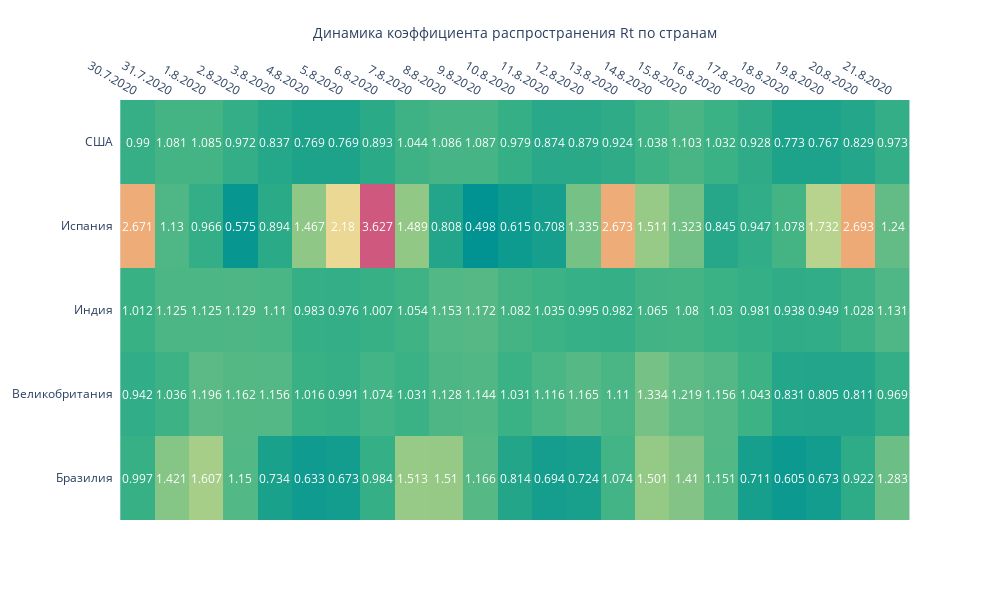

Write notebook code for a chart like this one.
### Code cell
fig = ff.create_annotated_heatmap(d, x=x2, y=y, annotation_text=d,
                                  colorscale='Temps')

fig.update_layout(
                  
                  
                  width = 990, height = 600,    
    
                  xaxis_title='Динамика коэффициента распространения Rt по странам',
               #   yaxis_title = 'Регион '
)

fig.show()

### Figure 1 — Plotly figure (JSON) as saved in the notebook; plotly's stock layout.template omitted (floating-point values rounded to 4 significant figures)
{"data": [{"colorscale": [[0, "rgb(0, 147, 146)"], [0.1667, "rgb(57, 177, 133)"], [0.3333, "rgb(156, 203, 134)"], [0.5, "rgb(233, 226, 156)"], [0.6667, "rgb(238, 180, 121)"], [0.8333, "rgb(232, 132, 113)"], [1, "rgb(207, 89, 126)"]], "reversescale": false, "showscale": false, "type": "heatmap", "x": ["30.7.2020", "31.7.2020", "1.8.2020", "2.8.2020", "3.8.2020", "4.8.2020", "5.8.2020", "6.8.2020", "7.8.2020", "8.8.2020", "9.8.2020", "10.8.2020", "11.8.2020", "12.8.2020", "13.8.2020", "14.8.2020", "15.8.2020", "16.8.2020", "17.8.2020", "18.8.2020", "19.8.2020", "20.8.2020", "21.8.2020"], "y": ["Бразилия", "Великобритания", "Индия", "Испания", "США"], "z": [[0.997, 1.421, 1.607, 1.15, 0.734, 0.633, 0.673, 0.984, 1.513, 1.51, 1.166, 0.814, 0.694, 0.724, 1.074, 1.501, 1.41, 1.151, 0.711, 0.605, 0.673, 0.922, 1.283], [0.942, 1.036, 1.196, 1.162, 1.156, 1.016, 0.991, 1.074, 1.031, 1.128, 1.144, 1.031, 1.116, 1.165, 1.11, 1.334, 1.219, 1.156, 1.043, 0.831, 0.805, 0.811, 0.969], [1.012, 1.125, 1.125, 1.129, 1.11, 0.983, 0.976, 1.007, 1.054, 1.153, 1.172, 1.082, 1.035, 0.995, 0.982, 1.065, 1.08, 1.03, 0.981, 0.938, 0.949, 1.028, 1.131], [2.671, 1.13, 0.966, 0.575, 0.894, 1.467, 2.18, 3.627, 1.489, 0.808, 0.498, 0.615, 0.708, 1.335, 2.673, 1.511, 1.323, 0.845, 0.947, 1.078, 1.732, 2.693, 1.24], [0.99, 1.081, 1.085, 0.972, 0.837, 0.769, 0.769, 0.893, 1.044, 1.086, 1.087, 0.979, 0.874, 0.879, 0.924, 1.038, 1.103, 1.032, 0.928, 0.773, 0.767, 0.829, 0.973]]}], "layout": {"annotations": [{"font": {"color": "#FFFFFF"}, "showarrow": false, "text": "0.997", "x": "30.7.2020", "xref": "x", "y": "Бразилия", "yref": "y"}, {"font": {"color": "#FFFFFF"}, "showarrow": false, "text": "1.421", "x": "31.7.2020", "xref": "x", "y": "Бразилия", "yref": "y"}, {"font": {"color": "#FFFFFF"}, "showarrow": false, "text": "1.607", "x": "1.8.2020", "xref": "x", "y": "Бразилия", "yref": "y"}, {"font": {"color": "#FFFFFF"}, "showarrow": false, "text": "1.15", "x": "2.8.2020", "xref": "x", "y": "Бразилия", "yref": "y"}, {"font": {"color": "#FFFFFF"}, "showarrow": false, "text": "0.734", "x": "3.8.2020", "xref": "x", "y": "Бразилия", "yref": "y"}, {"font": {"color": "#FFFFFF"}, "showarrow": false, "text": "0.633", "x": "4.8.2020", "xref": "x", "y": "Бразилия", "yref": "y"}, {"font": {"color": "#FFFFFF"}, "showarrow": false, "text": "0.673", "x": "5.8.2020", "xref": "x", "y": "Бразилия", "yref": "y"}, {"font": {"color": "#FFFFFF"}, "showarrow": false, "text": "0.984", "x": "6.8.2020", "xref": "x", "y": "Бразилия", "yref": "y"}, {"font": {"color": "#FFFFFF"}, "showarrow": false, "text": "1.513", "x": "7.8.2020", "xref": "x", "y": "Бразилия", "yref": "y"}, {"font": {"color": "#FFFFFF"}, "showarrow": false, "text": "1.51", "x": "8.8.2020", "xref": "x", "y": "Бразилия", "yref": "y"}, {"font": {"color": "#FFFFFF"}, "showarrow": false, "text": "1.166", "x": "9.8.2020", "xref": "x", "y": "Бразилия", "yref": "y"}, {"font": {"color": "#FFFFFF"}, "showarrow": false, "text": "0.814", "x": "10.8.2020", "xref": "x", "y": "Бразилия", "yref": "y"}, {"font": {"color": "#FFFFFF"}, "showarrow": false, "text": "0.694", "x": "11.8.2020", "xref": "x", "y": "Бразилия", "yref": "y"}, {"font": {"color": "#FFFFFF"}, "showarrow": false, "text": "0.724", "x": "12.8.2020", "xref": "x", "y": "Бразилия", "yref": "y"}, {"font": {"color": "#FFFFFF"}, "showarrow": false, "text": "1.074", "x": "13.8.2020", "xref": "x", "y": "Бразилия", "yref": "y"}, {"font": {"color": "#FFFFFF"}, "showarrow": false, "text": "1.501", "x": "14.8.2020", "xref": "x", "y": "Бразилия", "yref": "y"}, {"font": {"color": "#FFFFFF"}, "showarrow": false, "text": "1.41", "x": "15.8.2020", "xref": "x", "y": "Бразилия", "yref": "y"}, {"font": {"color": "#FFFFFF"}, "showarrow": false, "text": "1.151", "x": "16.8.2020", "xref": "x", "y": "Бразилия", "yref": "y"}, {"font": {"color": "#FFFFFF"}, "showarrow": false, "text": "0.711", "x": "17.8.2020", "xref": "x", "y": "Бразилия", "yref": "y"}, {"font": {"color": "#FFFFFF"}, "showarrow": false, "text": "0.605", "x": "18.8.2020", "xref": "x", "y": "Бразилия", "yref": "y"}, {"font": {"color": "#FFFFFF"}, "showarrow": false, "text": "0.673", "x": "19.8.2020", "xref": "x", "y": "Бразилия", "yref": "y"}, {"font": {"color": "#FFFFFF"}, "showarrow": false, "text": "0.922", "x": "20.8.2020", "xref": "x", "y": "Бразилия", "yref": "y"}, {"font": {"color": "#FFFFFF"}, "showarrow": false, "text": "1.283", "x": "21.8.2020", "xref": "x", "y": "Бразилия", "yref": "y"}, {"font": {"color": "#FFFFFF"}, "showarrow": false, "text": "0.942", "x": "30.7.2020", "xref": "x", "y": "Великобритания", "yref": "y"}, {"font": {"color": "#FFFFFF"}, "showarrow": false, "text": "1.036", "x": "31.7.2020", "xref": "x", "y": "Великобритания", "yref": "y"}, {"font": {"color": "#FFFFFF"}, "showarrow": false, "text": "1.196", "x": "1.8.2020", "xref": "x", "y": "Великобритания", "yref": "y"}, {"font": {"color": "#FFFFFF"}, "showarrow": false, "text": "1.162", "x": "2.8.2020", "xref": "x", "y": "Великобритания", "yref": "y"}, {"font": {"color": "#FFFFFF"}, "showarrow": false, "text": "1.156", "x": "3.8.2020", "xref": "x", "y": "Великобритания", "yref": "y"}, {"font": {"color": "#FFFFFF"}, "showarrow": false, "text": "1.016", "x": "4.8.2020", "xref": "x", "y": "Великобритания", "yref": "y"}, {"font": {"color": "#FFFFFF"}, "showarrow": false, "text": "0.991", "x": "5.8.2020", "xref": "x", "y": "Великобритания", "yref": "y"}, {"font": {"color": "#FFFFFF"}, "showarrow": false, "text": "1.074", "x": "6.8.2020", "xref": "x", "y": "Великобритания", "yref": "y"}, {"font": {"color": "#FFFFFF"}, "showarrow": false, "text": "1.031", "x": "7.8.2020", "xref": "x", "y": "Великобритания", "yref": "y"}, {"font": {"color": "#FFFFFF"}, "showarrow": false, "text": "1.128", "x": "8.8.2020", "xref": "x", "y": "Великобритания", "yref": "y"}, {"font": {"color": "#FFFFFF"}, "showarrow": false, "text": "1.144", "x": "9.8.2020", "xref": "x", "y": "Великобритания", "yref": "y"}, {"font": {"color": "#FFFFFF"}, "showarrow": false, "text": "1.031", "x": "10.8.2020", "xref": "x", "y": "Великобритания", "yref": "y"}, {"font": {"color": "#FFFFFF"}, "showarrow": false, "text": "1.116", "x": "11.8.2020", "xref": "x", "y": "Великобритания", "yref": "y"}, {"font": {"color": "#FFFFFF"}, "showarrow": false, "text": "1.165", "x": "12.8.2020", "xref": "x", "y": "Великобритания", "yref": "y"}, {"font": {"color": "#FFFFFF"}, "showarrow": false, "text": "1.11", "x": "13.8.2020", "xref": "x", "y": "Великобритания", "yref": "y"}, {"font": {"color": "#FFFFFF"}, "showarrow": false, "text": "1.334", "x": "14.8.2020", "xref": "x", "y": "Великобритания", "yref": "y"}, {"font": {"color": "#FFFFFF"}, "showarrow": false, "text": "1.219", "x": "15.8.2020", "xref": "x", "y": "Великобритания", "yref": "y"}, {"font": {"color": "#FFFFFF"}, "showarrow": false, "text": "1.156", "x": "16.8.2020", "xref": "x", "y": "Великобритания", "yref": "y"}, {"font": {"color": "#FFFFFF"}, "showarrow": false, "text": "1.043", "x": "17.8.2020", "xref": "x", "y": "Великобритания", "yref": "y"}, {"font": {"color": "#FFFFFF"}, "showarrow": false, "text": "0.831", "x": "18.8.2020", "xref": "x", "y": "Великобритания", "yref": "y"}, {"font": {"color": "#FFFFFF"}, "showarrow": false, "text": "0.805", "x": "19.8.2020", "xref": "x", "y": "Великобритания", "yref": "y"}, {"font": {"color": "#FFFFFF"}, "showarrow": false, "text": "0.811", "x": "20.8.2020", "xref": "x", "y": "Великобритания", "yref": "y"}, {"font": {"color": "#FFFFFF"}, "showarrow": false, "text": "0.969", "x": "21.8.2020", "xref": "x", "y": "Великобритания", "yref": "y"}, {"font": {"color": "#FFFFFF"}, "showarrow": false, "text": "1.012", "x": "30.7.2020", "xref": "x", "y": "Индия", "yref": "y"}, {"font": {"color": "#FFFFFF"}, "showarrow": false, "text": "1.125", "x": "31.7.2020", "xref": "x", "y": "Индия", "yref": "y"}, {"font": {"color": "#FFFFFF"}, "showarrow": false, "text": "1.125", "x": "1.8.2020", "xref": "x", "y": "Индия", "yref": "y"}, {"font": {"color": "#FFFFFF"}, "showarrow": false, "text": "1.129", "x": "2.8.2020", "xref": "x", "y": "Индия", "yref": "y"}, {"font": {"color": "#FFFFFF"}, "showarrow": false, "text": "1.11", "x": "3.8.2020", "xref": "x", "y": "Индия", "yref": "y"}, {"font": {"color": "#FFFFFF"}, "showarrow": false, "text": "0.983", "x": "4.8.2020", "xref": "x", "y": "Индия", "yref": "y"}, {"font": {"color": "#FFFFFF"}, "showarrow": false, "text": "0.976", "x": "5.8.2020", "xref": "x", "y": "Индия", "yref": "y"}, {"font": {"color": "#FFFFFF"}, "showarrow": false, "text": "1.007", "x": "6.8.2020", "xref": "x", "y": "Индия", "yref": "y"}, {"font": {"color": "#FFFFFF"}, "showarrow": false, "text": "1.054", "x": "7.8.2020", "xref": "x", "y": "Индия", "yref": "y"}, {"font": {"color": "#FFFFFF"}, "showarrow": false, "text": "1.153", "x": "8.8.2020", "xref": "x", "y": "Индия", "yref": "y"}, {"font": {"color": "#FFFFFF"}, "showarrow": false, "text": "1.172", "x": "9.8.2020", "xref": "x", "y": "Индия", "yref": "y"}, {"font": {"color": "#FFFFFF"}, "showarrow": false, "text": "1.082", "x": "10.8.2020", "xref": "x", "y": "Индия", "yref": "y"}, {"font": {"color": "#FFFFFF"}, "showarrow": false, "text": "1.035", "x": "11.8.2020", "xref": "x", "y": "Индия", "yref": "y"}, {"font": {"color": "#FFFFFF"}, "showarrow": false, "text": "0.995", "x": "12.8.2020", "xref": "x", "y": "Индия", "yref": "y"}, {"font": {"color": "#FFFFFF"}, "showarrow": false, "text": "0.982", "x": "13.8.2020", "xref": "x", "y": "Индия", "yref": "y"}, {"font": {"color": "#FFFFFF"}, "showarrow": false, "text": "1.065", "x": "14.8.2020", "xref": "x", "y": "Индия", "yref": "y"}, {"font": {"color": "#FFFFFF"}, "showarrow": false, "text": "1.08", "x": "15.8.2020", "xref": "x", "y": "Индия", "yref": "y"}, {"font": {"color": "#FFFFFF"}, "showarrow": false, "text": "1.03", "x": "16.8.2020", "xref": "x", "y": "Индия", "yref": "y"}, {"font": {"color": "#FFFFFF"}, "showarrow": false, "text": "0.981", "x": "17.8.2020", "xref": "x", "y": "Индия", "yref": "y"}, {"font": {"color": "#FFFFFF"}, "showarrow": false, "text": "0.938", "x": "18.8.2020", "xref": "x", "y": "Индия", "yref": "y"}, {"font": {"color": "#FFFFFF"}, "showarrow": false, "text": "0.949", "x": "19.8.2020", "xref": "x", "y": "Индия", "yref": "y"}, {"font": {"color": "#FFFFFF"}, "showarrow": false, "text": "1.028", "x": "20.8.2020", "xref": "x", "y": "Индия", "yref": "y"}, {"font": {"color": "#FFFFFF"}, "showarrow": false, "text": "1.131", "x": "21.8.2020", "xref": "x", "y": "Индия", "yref": "y"}, {"font": {"color": "#FFFFFF"}, "showarrow": false, "text": "2.671", "x": "30.7.2020", "xref": "x", "y": "Испания", "yref": "y"}, {"font": {"color": "#FFFFFF"}, "showarrow": false, "text": "1.13", "x": "31.7.2020", "xref": "x", "y": "Испания", "yref": "y"}, {"font": {"color": "#FFFFFF"}, "showarrow": false, "text": "0.966", "x": "1.8.2020", "xref": "x", "y": "Испания", "yref": "y"}, {"font": {"color": "#FFFFFF"}, "showarrow": false, "text": "0.575", "x": "2.8.2020", "xref": "x", "y": "Испания", "yref": "y"}, {"font": {"color": "#FFFFFF"}, "showarrow": false, "text": "0.894", "x": "3.8.2020", "xref": "x", "y": "Испания", "yref": "y"}, {"font": {"color": "#FFFFFF"}, "showarrow": false, "text": "1.467", "x": "4.8.2020", "xref": "x", "y": "Испания", "yref": "y"}, {"font": {"color": "#FFFFFF"}, "showarrow": false, "text": "2.18", "x": "5.8.2020", "xref": "x", "y": "Испания", "yref": "y"}, {"font": {"color": "#FFFFFF"}, "showarrow": false, "text": "3.627", "x": "6.8.2020", "xref": "x", "y": "Испания", "yref": "y"}, {"font": {"color": "#FFFFFF"}, "showarrow": false, "text": "1.489", "x": "7.8.2020", "xref": "x", "y": "Испания", "yref": "y"}, {"font": {"color": "#FFFFFF"}, "showarrow": false, "text": "0.808", "x": "8.8.2020", "xref": "x", "y": "Испания", "yref": "y"}, {"font": {"color": "#FFFFFF"}, "showarrow": false, "text": "0.498", "x": "9.8.2020", "xref": "x", "y": "Испания", "yref": "y"}, {"font": {"color": "#FFFFFF"}, "showarrow": false, "text": "0.615", "x": "10.8.2020", "xref": "x", "y": "Испания", "yref": "y"}, {"font": {"color": "#FFFFFF"}, "showarrow": false, "text": "0.708", "x": "11.8.2020", "xref": "x", "y": "Испания", "yref": "y"}, {"font": {"color": "#FFFFFF"}, "showarrow": false, "text": "1.335", "x": "12.8.2020", "xref": "x", "y": "Испания", "yref": "y"}, {"font": {"color": "#FFFFFF"}, "showarrow": false, "text": "2.673", "x": "13.8.2020", "xref": "x", "y": "Испания", "yref": "y"}, {"font": {"color": "#FFFFFF"}, "showarrow": false, "text": "1.511", "x": "14.8.2020", "xref": "x", "y": "Испания", "yref": "y"}, {"font": {"color": "#FFFFFF"}, "showarrow": false, "text": "1.323", "x": "15.8.2020", "xref": "x", "y": "Испания", "yref": "y"}, {"font": {"color": "#FFFFFF"}, "showarrow": false, "text": "0.845", "x": "16.8.2020", "xref": "x", "y": "Испания", "yref": "y"}, {"font": {"color": "#FFFFFF"}, "showarrow": false, "text": "0.947", "x": "17.8.2020", "xref": "x", "y": "Испания", "yref": "y"}, {"font": {"color": "#FFFFFF"}, "showarrow": false, "text": "1.078", "x": "18.8.2020", "xref": "x", "y": "Испания", "yref": "y"}, {"font": {"color": "#FFFFFF"}, "showarrow": false, "text": "1.732", "x": "19.8.2020", "xref": "x", "y": "Испания", "yref": "y"}, {"font": {"color": "#FFFFFF"}, "showarrow": false, "text": "2.693", "x": "20.8.2020", "xref": "x", "y": "Испания", "yref": "y"}, {"font": {"color": "#FFFFFF"}, "showarrow": false, "text": "1.24", "x": "21.8.2020", "xref": "x", "y": "Испания", "yref": "y"}, {"font": {"color": "#FFFFFF"}, "showarrow": false, "text": "0.99", "x": "30.7.2020", "xref": "x", "y": "США", "yref": "y"}, {"font": {"color": "#FFFFFF"}, "showarrow": false, "text": "1.081", "x": "31.7.2020", "xref": "x", "y": "США", "yref": "y"}, {"font": {"color": "#FFFFFF"}, "showarrow": false, "text": "1.085", "x": "1.8.2020", "xref": "x", "y": "США", "yref": "y"}, {"font": {"color": "#FFFFFF"}, "showarrow": false, "text": "0.972", "x": "2.8.2020", "xref": "x", "y": "США", "yref": "y"}, {"font": {"color": "#FFFFFF"}, "showarrow": false, "text": "0.837", "x": "3.8.2020", "xref": "x", "y": "США", "yref": "y"}, {"font": {"color": "#FFFFFF"}, "showarrow": false, "text": "0.769", "x": "4.8.2020", "xref": "x", "y": "США", "yref": "y"}, {"font": {"color": "#FFFFFF"}, "showarrow": false, "text": "0.769", "x": "5.8.2020", "xref": "x", "y": "США", "yref": "y"}, {"font": {"color": "#FFFFFF"}, "showarrow": false, "text": "0.893", "x": "6.8.2020", "xref": "x", "y": "США", "yref": "y"}, {"font": {"color": "#FFFFFF"}, "showarrow": false, "text": "1.044", "x": "7.8.2020", "xref": "x", "y": "США", "yref": "y"}, {"font": {"color": "#FFFFFF"}, "showarrow": false, "text": "1.086", "x": "8.8.2020", "xref": "x", "y": "США", "yref": "y"}, {"font": {"color": "#FFFFFF"}, "showarrow": false, "text": "1.087", "x": "9.8.2020", "xref": "x", "y": "США", "yref": "y"}, {"font": {"color": "#FFFFFF"}, "showarrow": false, "text": "0.979", "x": "10.8.2020", "xref": "x", "y": "США", "yref": "y"}, {"font": {"color": "#FFFFFF"}, "showarrow": false, "text": "0.874", "x": "11.8.2020", "xref": "x", "y": "США", "yref": "y"}, {"font": {"color": "#FFFFFF"}, "showarrow": false, "text": "0.879", "x": "12.8.2020", "xref": "x", "y": "США", "yref": "y"}, {"font": {"color": "#FFFFFF"}, "showarrow": false, "text": "0.924", "x": "13.8.2020", "xref": "x", "y": "США", "yref": "y"}, {"font": {"color": "#FFFFFF"}, "showarrow": false, "text": "1.038", "x": "14.8.2020", "xref": "x", "y": "США", "yref": "y"}, {"font": {"color": "#FFFFFF"}, "showarrow": false, "text": "1.103", "x": "15.8.2020", "xref": "x", "y": "США", "yref": "y"}, {"font": {"color": "#FFFFFF"}, "showarrow": false, "text": "1.032", "x": "16.8.2020", "xref": "x", "y": "США", "yref": "y"}, {"font": {"color": "#FFFFFF"}, "showarrow": false, "text": "0.928", "x": "17.8.2020", "xref": "x", "y": "США", "yref": "y"}, {"font": {"color": "#FFFFFF"}, "showarrow": false, "text": "0.773", "x": "18.8.2020", "xref": "x", "y": "США", "yref": "y"}, {"font": {"color": "#FFFFFF"}, "showarrow": false, "text": "0.767", "x": "19.8.2020", "xref": "x", "y": "США", "yref": "y"}, {"font": {"color": "#FFFFFF"}, "showarrow": false, "text": "0.829", "x": "20.8.2020", "xref": "x", "y": "США", "yref": "y"}, {"font": {"color": "#FFFFFF"}, "showarrow": false, "text": "0.973", "x": "21.8.2020", "xref": "x", "y": "США", "yref": "y"}], "height": 600, "width": 990, "xaxis": {"dtick": 1, "gridcolor": "rgb(0, 0, 0)", "side": "top", "ticks": "", "title": {"text": "Динамика коэффициента распространения Rt по странам"}}, "yaxis": {"dtick": 1, "ticks": "", "ticksuffix": "  "}}}
